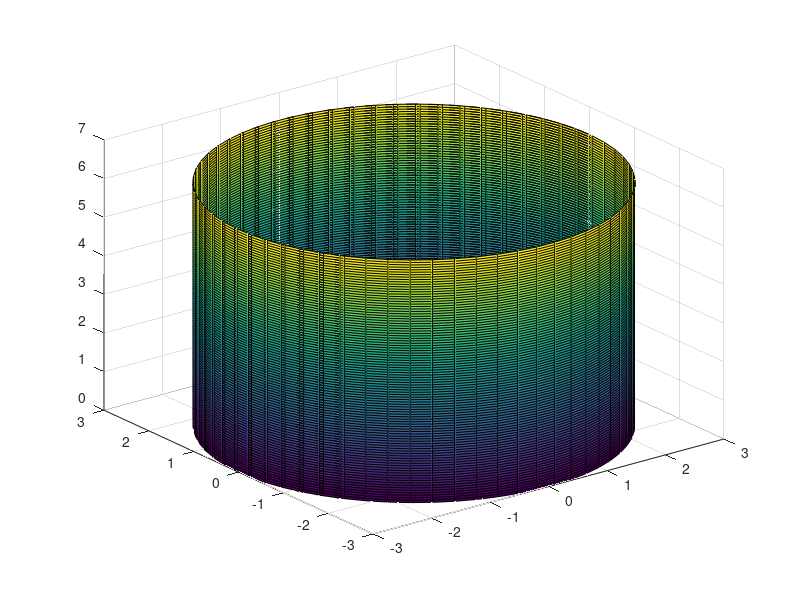

Reproduce this figure in MATLAB.
close all

disp(sprintf(['\nPlotting a cylinder with radius r=3 using cylindrical coordinates:\n\n'...
    'x(u,v)=3*cos(u)\n'...
    'y(u,v)=3*sin(u)\n'...
    'z(u,v)=v']))
pause
disp(sprintf(['\nFor plotting one uses a built-in function surf(x,y,z).']))
pause

r=3;
u=linspace(0,10);
v=linspace(0,2*pi);
[U,V]=meshgrid(u,v);
x=r.*cos(U);
y=r.*sin(U);
z=V;
surf(x,y,z);
